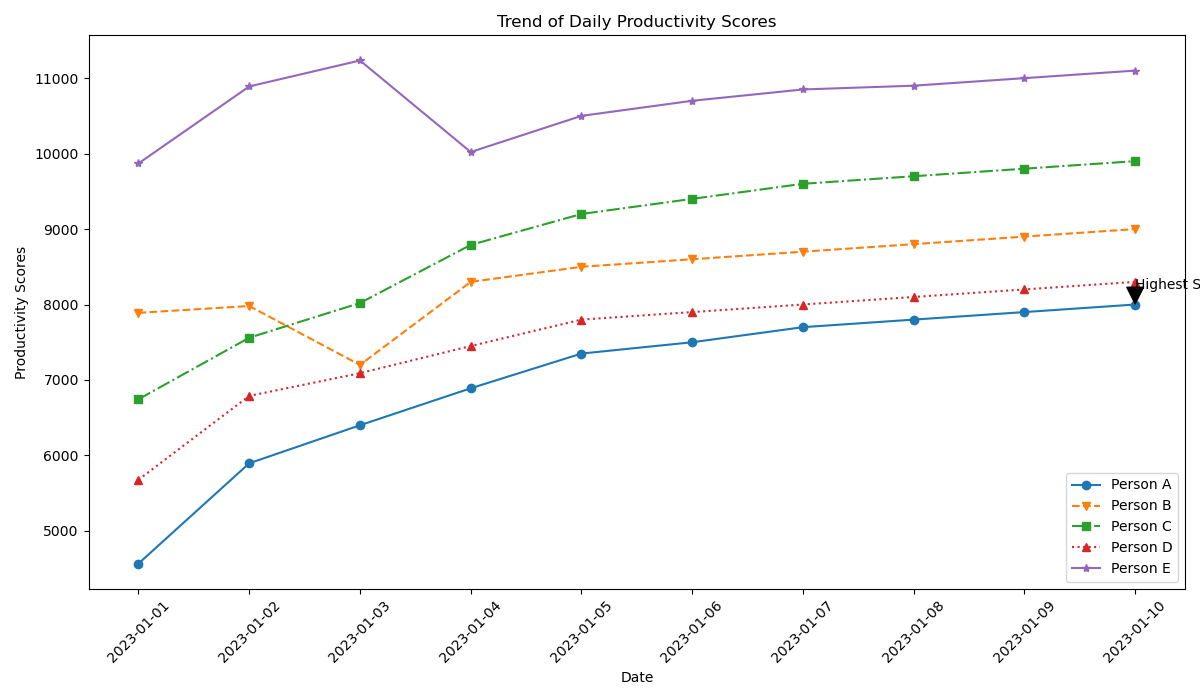

The script that drew this image:

import matplotlib.pyplot as plt
from datetime import datetime

data = [
    {'Date': '2023-01-01', 'Person A': 4567, 'Person B': 7890, 'Person C': 6745, 'Person D': 5678, 'Person E': 9870},
    {'Date': '2023-01-02', 'Person A': 5896, 'Person B': 7980, 'Person C': 7560, 'Person D': 6789, 'Person E': 10890},
    {'Date': '2023-01-03', 'Person A': 6400, 'Person B': 7200, 'Person C': 8020, 'Person D': 7090, 'Person E': 11234},
    {'Date': '2023-01-04', 'Person A': 6890, 'Person B': 8300, 'Person C': 8790, 'Person D': 7450, 'Person E': 10021},
    {'Date': '2023-01-05', 'Person A': 7350, 'Person B': 8500, 'Person C': 9200, 'Person D': 7800, 'Person E': 10500},
    {'Date': '2023-01-06', 'Person A': 7500, 'Person B': 8600, 'Person C': 9400, 'Person D': 7900, 'Person E': 10700},
    {'Date': '2023-01-07', 'Person A': 7700, 'Person B': 8700, 'Person C': 9600, 'Person D': 8000, 'Person E': 10850},
    {'Date': '2023-01-08', 'Person A': 7800, 'Person B': 8800, 'Person C': 9700, 'Person D': 8100, 'Person E': 10900},
    {'Date': '2023-01-09', 'Person A': 7900, 'Person B': 8900, 'Person C': 9800, 'Person D': 8200, 'Person E': 11000},
    {'Date': '2023-01-10', 'Person A': 8000, 'Person B': 9000, 'Person C': 9900, 'Person D': 8300, 'Person E': 11100}
]

dates = [datetime.strptime(d['Date'], '%Y-%m-%d') for d in data]
values_a = [d['Person A'] for d in data]
values_b = [d['Person B'] for d in data]
values_c = [d['Person C'] for d in data]
values_d = [d['Person D'] for d in data]
values_e = [d['Person E'] for d in data]

plt.figure(figsize=(12,7))

plt.plot(dates, values_a, color='#1f77b4', marker='o', linestyle='-', label='Person A')
plt.plot(dates, values_b, color='#ff7f0e', marker='v', linestyle='--', label='Person B')
plt.plot(dates, values_c, color='#2ca02c', marker='s', linestyle='-.', label='Person C')
plt.plot(dates, values_d, color='#d62728', marker='^', linestyle=':', label='Person D')
plt.plot(dates, values_e, color='#9467bd', marker='*', linestyle='-', label='Person E')

plt.title('Trend of Daily Productivity Scores')
plt.xlabel('Date')
plt.ylabel('Productivity Scores')
plt.xticks(dates, [d.strftime('%Y-%m-%d') for d in dates], rotation=45)
plt.legend()
plt.tight_layout()

plt.annotate('Highest Score', xy=(dates[-1], values_a[-1]), xytext=(dates[-1], values_a[-1]+200),
             arrowprops=dict(facecolor='black', shrink=0.05))

plt.show()
